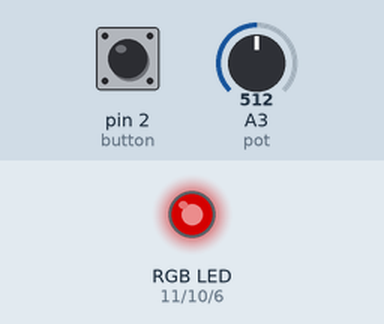
Recording of a sketch running on a simulated Arduino Uno, built with avr-gcc and run on an emulated ATmega328P. Parts: an RGB LED mixed from three pins (HIGH = lit). The test bench sets the inputs (shaded band); at power-on: A3 (pot) = 512, pin 2 (button) HIGH. Dim RGB values are drawn brighter than linear.

Above: at 1.2 s.
1.3 s: A3 (pot) set to 716
At 2.0 s:
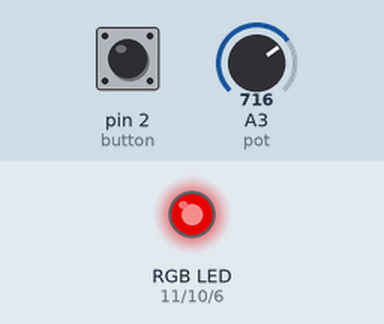
2.8 s: A3 (pot) set to 900
At 3.1 s:
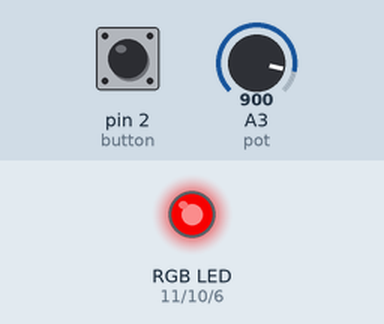
4.3 s: A3 (pot) set to 122
At 5.4 s:
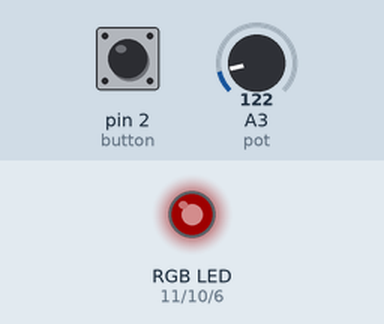
5.8 s: A3 (pot) set to 0
At 6.6 s:
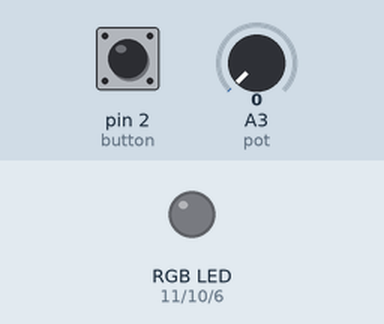
Timing chart, 0 to 8.3 s (numbered marks = the images above; inputs shaded):
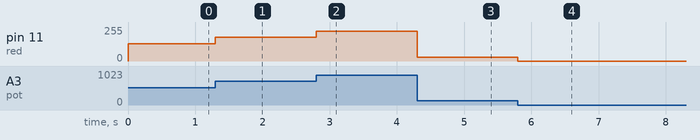

The sketch:

adjustable_3_color_led.ino
```cpp
const int blue   = 6;
const int green  = 10;
const int red    = 11;
const int pot    = 3;
const int button = 2;
const int colors[] = {red, green, blue};

void setup() {
	pinMode(red, OUTPUT);
	pinMode(green, OUTPUT);
	pinMode(blue, OUTPUT);
	pinMode(button, INPUT);
}

int currentColor() {
	static bool buttonWasDown;
	static int currentIndex = 0;

	if(digitalRead(button) == 0) {  // pushed
		if(!buttonWasDown)
			currentIndex = (currentIndex + 1) % 3;
		buttonWasDown = true;
	} else          		// button up
		buttonWasDown = false;
	return colors[currentIndex];
}

void loop() {
	static int lastBrightness = 0;
	int brightness = analogRead(pot) / 4;
	int color = currentColor();
	if(brightness != lastBrightness) {
		lastBrightness = brightness;
		analogWrite(color, brightness);
	}
}
```

Measured:
- after the input at 1.3 s, pin 11 (red): 128/255 → 179/255 at once
- after the input at 2.8 s, pin 11 (red): 179/255 → 225/255 at once
- after the input at 4.3 s, pin 11 (red): 225/255 → 30/255 at once
- after the input at 5.8 s, pin 11 (red): 30/255 → 0/255 at once
